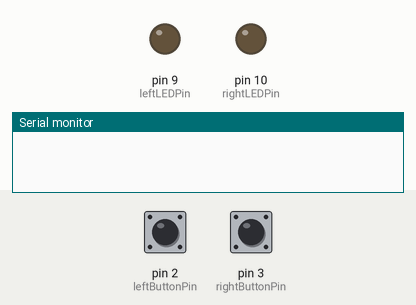
Simulated run of this sketch. Board: Arduino Uno, built with avr-gcc and run on an emulated ATmega328P. On the bench: output pins drawn as LEDs (lit = HIGH), the last lines printed to the serial monitor. Dashed ring = blinking. The test bench sets the inputs (shaded band); at power-on: pin 2 (leftButtonPin) HIGH, pin 3 (rightButtonPin) HIGH.

Above: at 1.2 s.
1.3 s: pin 2 (leftButtonPin) pulled LOW for 3.2 s
At 3.7 s:
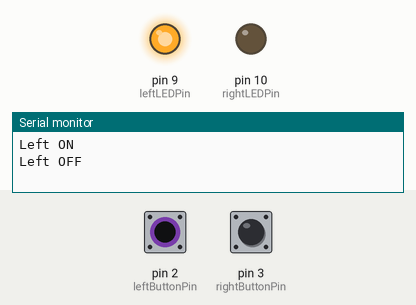
6.0 s: pin 3 (rightButtonPin) pulled LOW for 3.2 s
At 7.45 s:
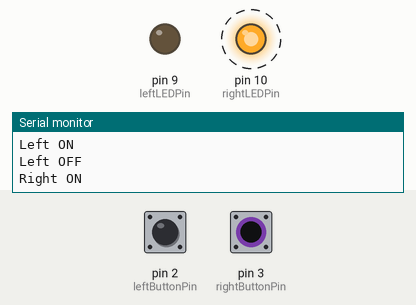
10.7 s: pin 2 (leftButtonPin) driven LOW and pin 3 (rightButtonPin) driven LOW
At 13.5 s:
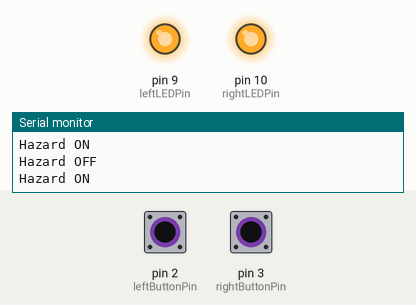
13.7 s: pin 2 (leftButtonPin) driven HIGH
15.4 s: pin 3 (rightButtonPin) driven HIGH
At 16.3 s:
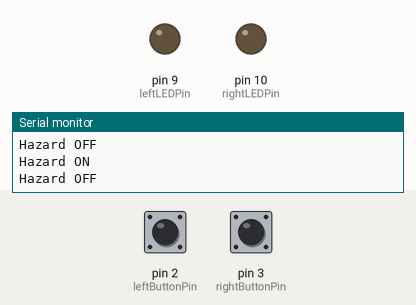
16.9 s: pin 3 (rightButtonPin) driven LOW
At 18.35 s:
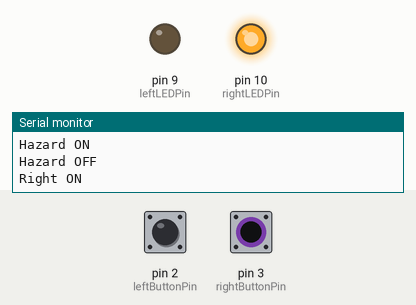
Timing chart, 0 to 20.9 s (numbered marks = the images above; inputs shaded):
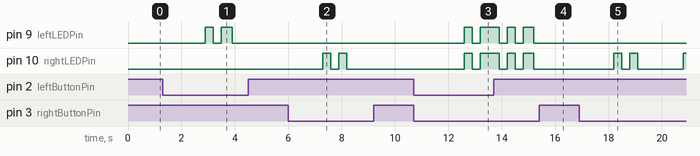

The sketch:

vehicle_indicator.ino
```cpp
const int leftButtonPin = 2;
const int rightButtonPin = 3;
const int leftLEDPin = 9;
const int rightLEDPin = 10;

bool leftActive = false;
bool rightActive = false;
bool hazardActive = false;

unsigned long lastToggleTime = 0;
bool ledState = false;

unsigned long leftPressStart = 0;
unsigned long rightPressStart = 0;

void setup() {
  pinMode(leftButtonPin, INPUT_PULLUP);
  pinMode(rightButtonPin, INPUT_PULLUP);
  pinMode(leftLEDPin, OUTPUT);
  pinMode(rightLEDPin, OUTPUT);
  Serial.begin(9600);
}

void loop() {
  unsigned long currentMillis = millis();

  bool leftButtonPressed = digitalRead(leftButtonPin) == LOW;
  bool rightButtonPressed = digitalRead(rightButtonPin) == LOW;

  // Detect press and hold for 1 second
  if (leftButtonPressed) {
    if (leftPressStart == 0) leftPressStart = currentMillis;
    if (currentMillis - leftPressStart > 1000) {
      handleLeftButtonPress();
      leftPressStart = 0;
      delay(300);  // Debounce
    }
  } else {
    leftPressStart = 0;
  }

  if (rightButtonPressed) {
    if (rightPressStart == 0) rightPressStart = currentMillis;
    if (currentMillis - rightPressStart > 1000) {
      handleRightButtonPress();
      rightPressStart = 0;
      delay(300);  // Debounce
    }
  } else {
    rightPressStart = 0;
  }

  // Blinking Logic
  if (currentMillis - lastToggleTime >= 300) {
    lastToggleTime = currentMillis;
    ledState = !ledState;

    if (hazardActive) {
      digitalWrite(leftLEDPin, ledState);
      digitalWrite(rightLEDPin, ledState);
    } else {
      digitalWrite(leftLEDPin, leftActive ? ledState : LOW);
      digitalWrite(rightLEDPin, rightActive ? ledState : LOW);
    }
  }
}

void handleLeftButtonPress() {
  if (hazardActive) {
    hazardActive = false;
    Serial.println("Hazard OFF");
  } else if (rightActive) {
    rightActive = false;
    leftActive = true;
    Serial.println("Right OFF, Left ON");
  } else if (leftActive) {
    leftActive = false;
    Serial.println("Left OFF");
  } else if (!leftActive && !rightActive) {
    leftActive = true;
    Serial.println("Left ON");
  }

  if (digitalRead(leftButtonPin) == LOW && digitalRead(rightButtonPin) == LOW) {
    hazardActive = true;
    leftActive = false;
    rightActive = false;
    Serial.println("Hazard ON");
  }
}

void handleRightButtonPress() {
  if (hazardActive) {
    hazardActive = false;
    Serial.println("Hazard OFF");
  } else if (leftActive) {
    leftActive = false;
    rightActive = true;
    Serial.println("Left OFF, Right ON");
  } else if (rightActive) {
    rightActive = false;
    Serial.println("Right OFF");
  } else if (!leftActive && !rightActive) {
    rightActive = true;
    Serial.println("Right ON");
  }

  if (digitalRead(leftButtonPin) == LOW && digitalRead(rightButtonPin) == LOW) {
    hazardActive = true;
    leftActive = false;
    rightActive = false;
    Serial.println("Hazard ON");
  }
}
```

Measured:
- after the input at 1.3 s, pin 9 (leftLEDPin): LOW → HIGH after 1.6 s, → LOW 0.30 s later, → HIGH 0.30 s later, → LOW 0.40 s later
- after the input at 6.0 s, pin 10 (rightLEDPin): alternates HIGH for 0.30 s and LOW for 0.30 s, 4 changes in all, then stays LOW, starting after 1.3 s
- after the input at 10.7 s, pin 9 (leftLEDPin), pin 10 (rightLEDPin): LOW → HIGH after 1.9 s, → LOW 0.30 s later, → HIGH 0.30 s later
- after the input at 15.4 s, pin 10 (rightLEDPin): stays LOW (without the input it goes to HIGH after 1.4 s)
- after the input at 16.9 s, pin 10 (rightLEDPin): goes HIGH 0.30 s, LOW 0.30 s, HIGH 0.30 s, LOW 1.7 s, then HIGH, starting after 1.3 s
